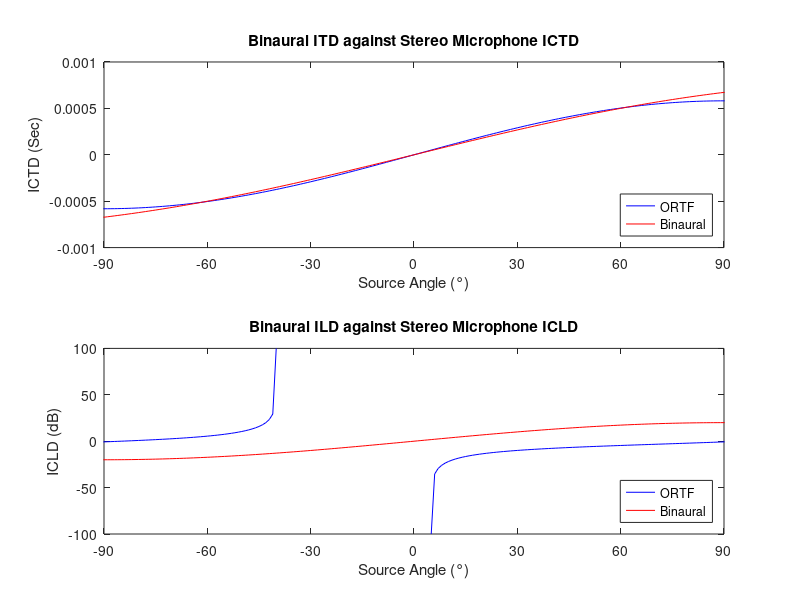

Write MATLAB code to recreate this figure.
%% ORTF ITD and ILD Calculator
clear all
close all
%Source Variables
Theta = 0; %Source Direction (angle of incidence) in degrees

%Microphone Variables
MicrophoneSpacing = 0.2; %Microphone Spacing in Meters 
MicrophoneAngle = 100; %Microphone Angle in degrees

aa = 0.5;
b = 0.5;

%Binaural Variables
HeadWidth = 0.18; %Width of Head in meters

%Constant Variables
c = 344; %Speed of Sound
m = MicrophoneSpacing; %Assing to new variable
a = MicrophoneAngle; %Assing to new variable


MicValues = zeros(360, 6);
BinauralValues = zeros(360, 5); 
PhantomSourceShift = zeros(360,2);
for n = -180:179
    Theta = n; 
    index = n + 181;
    
    %Calculate ICTD and ICLD of the Microphone
    MicValues(index, 1) = n; 
    MicValues(index, 2) = sind(Theta) * (m/c); %Calculate Interchannel Time Difference
      
    if Theta == 180 - a/2
        Theta = 179 - a/2;
    elseif Theta == -180 + a/2
        Theta = -179 + a/2;
    end
    
    MicValues(index, 3) = mag2db((0.5 + 0.5*cosd(Theta - a/2))/(0.5 + 0.5*cosd(Theta + a/2))); %Calculate Interchannel Level Difference 
    MicValues(index, 3) = mag2db(aa + b*tand(Theta - a/2));
    MicValues(index, 4 ) = mag2db((1 + cosd(Theta + a/2))); %Left Microphone
    MicValues(index, 5) = mag2db((1 + cosd(Theta - a/2))); %Right Microphone
   

    if  MicValues(index, 3) < -100
         MicValues(index, 3) = -100;
         MicValues(index, 4) = -100;
         MicValues(index, 5) = -100; 
    end
    if  MicValues(index, 3) > 100
         MicValues(index, 3) = 100;
         MicValues(index, 4) = 100;
         MicValues(index, 5) = 100; 
    end

    %Calculate ITD and ILD for Binaural
    Rho = Theta;
    if Rho < -90
        Rho = -180 - Rho;
    elseif Rho > 90
        Rho = 180 - Rho;
    end
    Theta = deg2rad(Theta);
    Rho = deg2rad(Rho);
    HeadRadius = HeadWidth/2; 
    ITD = ((HeadRadius*(Rho)) + (HeadRadius * sin(Rho)))/c; %Calculate Interchannel Time Difference
    ILD = HeadWidth * sqrt(1) * sin(Theta); %Calculate Interchannel Level Difference 
    ILD_dB = log10(ILD) * 20; %Calculate Interchannel Level Difference in dB
    ILD_dB = 20 *sin(Theta);
    
   

    BinauralValues(index, 1) = n;
    BinauralValues(index, 2) = ITD; 
    BinauralValues(index, 3) = ILD_dB;
    BinauralValues(index, 4) = ILD_dB;

    %Phantom Source Shift
    ITDShift = MicValues(index,2) * 13;
    ILDShift = MicValues(index, 3) * 0.075; 
    PhantomSourceShift(index, 1) = ITDShift + ILDShift; 
    
end
subplot(2,1,1)
plot(MicValues(:,1),MicValues(:,2), 'b')
title('Binaural ITD against Stereo Microphone ICTD')
hold on
plot(MicValues(:,1),BinauralValues(:,2), 'r')
xlabel('Source Angle (°)')
ylabel('ICTD (Sec)')
xlim([-90 90])
xticks(-180:30:180);
legend('ORTF', 'Binaural', 'Location', 'SouthEast')

subplot(2,1,2)
hold off
plot(MicValues(:,1),MicValues(:,3), 'b')
title('Binaural ILD against Stereo Microphone ICLD')
hold on
plot(MicValues(:,1),BinauralValues(:,4), 'r');
xlabel('Source Angle (°)')
ylabel('ICLD (dB)')
xlim([-90 90])
xticks(-180:30:180);
%ylim([-85 85])
legend('ORTF', 'Binaural', 'Location', 'SouthEast')
